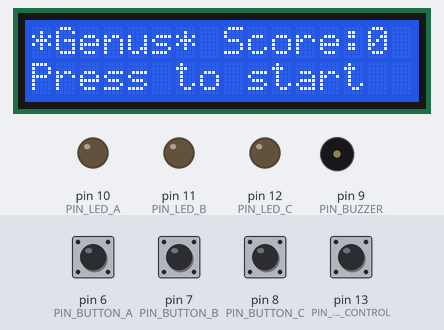
A sketch run on a simulated Arduino Uno, built with avr-gcc and run on an emulated ATmega328P. Shown: 16×2 character LCD, output pins drawn as LEDs (lit = HIGH), buzzer (waves = sounding). Inputs (shaded band) come from the test bench; at power-on: pin 6 (PIN_BUTTON_A), pin 7 (PIN_BUTTON_B), pin 8 (PIN_BUTTON_C), pin 13 (PIN_BUTTON_CONTROL) HIGH. Random numbers use the default seed unless the sketch sets one.

Above: at 1.2 s.
1.3 s: pin 13 (PIN_BUTTON_CONTROL) pulled LOW for 0.6 s
At 2.8 s:
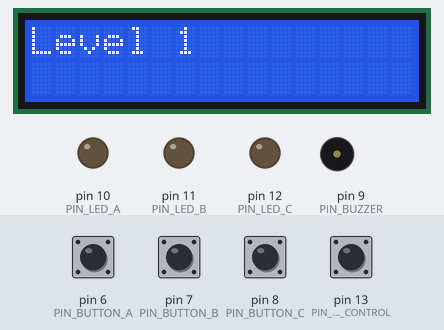
3.8 s: pin 7 (PIN_BUTTON_B) pulled LOW for 0.6 s
At 4.6 s:
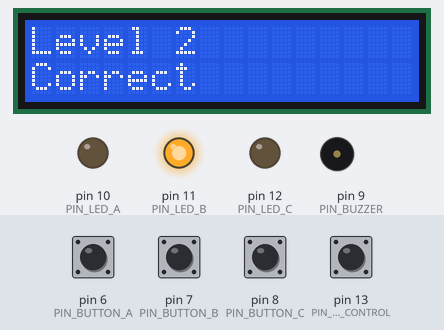
6.2 s: pin 6 (PIN_BUTTON_A) pulled LOW for 0.6 s
At 7.5 s:
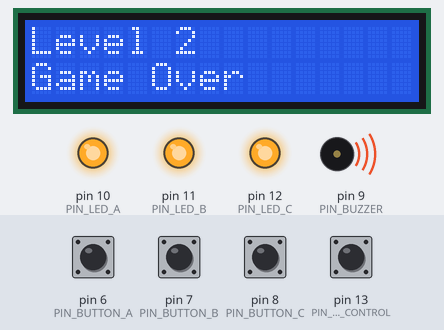
9.8 s: pin 13 (PIN_BUTTON_CONTROL) pulled LOW for 1 s
At 10.89 s:
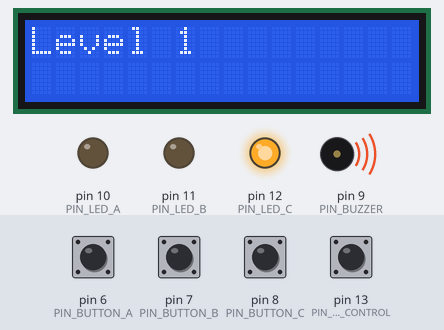
12.4 s: pin 8 (PIN_BUTTON_C) pulled LOW for 0.6 s
At 13.2 s:
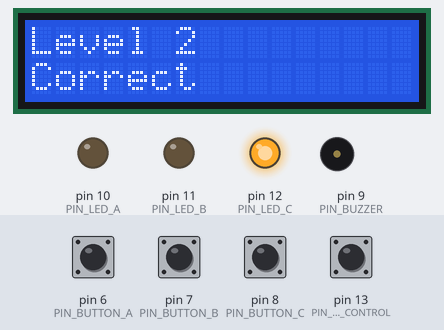
14.8 s: pin 8 (PIN_BUTTON_C) pulled LOW for 1 s
At 18.1 s:
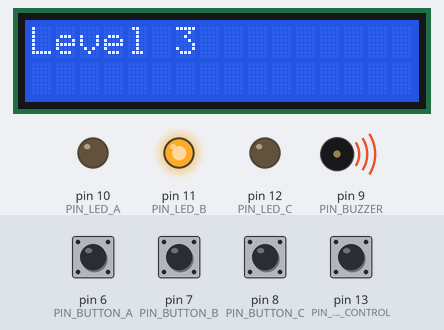
Timing chart, 0 to 18.3 s (numbered marks = the images above; inputs shaded):
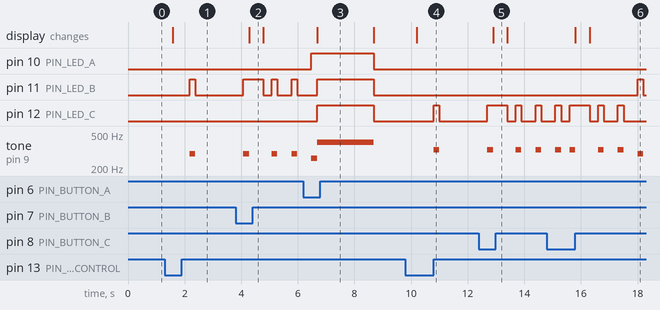

Measured:
- after the input at 1.3 s, pin 11 (PIN_LED_B): LOW → HIGH after 0.88 s, → LOW 0.20 s later; tone on pin 9 (PIN_BUZZER): silent → 293 Hz after 0.88 s, → silent 0.20 s later; the display: changes after 0.28 s (image 1)
- after the input at 3.8 s, pin 11 (PIN_LED_B): goes HIGH 0.70 s, LOW 0.30 s, HIGH 0.20 s, LOW 0.50 s, HIGH 0.20 s, then LOW, starting after 0.28 s; tone on pin 9 (PIN_BUZZER): goes 293 Hz 0.20 s, silent 0.81 s, 293 Hz 0.20 s, silent 0.50 s, 293 Hz 0.20 s, then silent, starting after 0.28 s; the display: changes after 0.48 s (image 2)
- after the input at 6.2 s, pin 10 (PIN_LED_A): LOW → HIGH after 0.28 s, → LOW 2.2 s later; pin 11 (PIN_LED_B), pin 12 (PIN_LED_C): LOW → HIGH after 0.48 s, → LOW 2.0 s later; tone on pin 9 (PIN_BUZZER): silent → 261 Hz after 0.28 s, → 400 Hz 0.20 s later, → silent 2.0 s later; the display: changes after 0.48 s (image 3)
- after the input at 9.8 s, pin 12 (PIN_LED_C): LOW → HIGH after 0.99 s, → LOW 0.20 s later; tone on pin 9 (PIN_BUZZER): silent → 329 Hz after 0.99 s, → silent 0.20 s later; the display: changes after 0.39 s (image 4)
- after the input at 12.4 s, pin 12 (PIN_LED_C): goes HIGH 0.70 s, LOW 0.30 s, HIGH 0.20 s, LOW 0.50 s, HIGH 0.20 s, then LOW, starting after 0.29 s; tone on pin 9 (PIN_BUZZER): goes 329 Hz 0.20 s, silent 0.81 s, 329 Hz 0.20 s, silent 0.50 s, 329 Hz 0.20 s, then silent, starting after 0.29 s; the display: changes after 0.50 s (image 5)
- after the input at 14.8 s, pin 11 (PIN_LED_B): LOW → HIGH after 3.2 s, → LOW 0.20 s later; pin 12 (PIN_LED_C): LOW → HIGH after 0.30 s, → LOW 0.20 s later, → HIGH 0.30 s later, → LOW 0.70 s later, … (8 changes in this stretch)

The sketch:

sketch_genius.ino
```cpp
/*
  Genus - Memory Game

Author: Rodrigo Rodovalho
Date: 06/22/2021

*/


#include <LiquidCrystal.h>

#define DIFICULTY_EASY 3;
#define DIFICULTY_MEDIUM 2;
#define DIFICULTY_HARD 1;

#define HAS_LCD true

#define IS_DEBUG fals

//buzzer freq
const int FREQ_A = 261; //Do
const int FREQ_B = 293; //Re
const int FREQ_C = 329; //Mi
const int FREQ_GAME_OVER = 400;

//pin
const int PIN_BUZZER = 9;
const int PIN_LED_A = 10;
const int PIN_LED_B = 11;
const int PIN_LED_C = 12;
const int PIN_BUTTON_A = 6;
const int PIN_BUTTON_B = 7;
const int PIN_BUTTON_C = 8;
const int PIN_BUTTON_CONTROL = 13;

int level = 0;
int levelPointer = 1;
int dificulty = DIFICULTY_HARD;
unsigned int signalSource[50];

unsigned int i;

bool isWaitingResponse = false;
bool isWaitingGameStart = true;

unsigned int highScore = 0;

#if HAS_LCD
  const int RS = 5, EN = 4, D4 = 3, D5 = 2, D6 = 1, D7 = 0;
  LiquidCrystal lcd(RS, EN, D4, D5, D6, D7);
#endif

void setup() {

  #if HAS_LCD
    lcd.begin(16, 2); // 16 colunas e 2 linhas
    lcd.clear();
  #endif

  #if IS_DEBUG
    Serial.begin(9600);
  #endif

  // put your setup code here, to run once:
  pinMode(PIN_LED_A, OUTPUT);
  pinMode(PIN_LED_B, OUTPUT);
  pinMode(PIN_LED_C, OUTPUT);

  pinMode(PIN_BUZZER, OUTPUT);

  pinMode(PIN_BUTTON_A, INPUT_PULLUP);
  pinMode(PIN_BUTTON_B, INPUT_PULLUP);
  pinMode(PIN_BUTTON_C, INPUT_PULLUP);
  pinMode(PIN_BUTTON_CONTROL, INPUT_PULLUP);

  resetGame();

}

void showLightA(){

  #if IS_DEBUG
    Serial.println("showLightA");
  #endif

  digitalWrite(PIN_LED_A, HIGH);
  digitalWrite(PIN_LED_B, LOW);
  digitalWrite(PIN_LED_C, LOW);
  tone(PIN_BUZZER, FREQ_A);
  delay(200 * dificulty);
  noTone(PIN_BUZZER);
}

void showLightB(){

  #if IS_DEBUG
    Serial.println("showLightB");
  #endif

  digitalWrite(PIN_LED_A, LOW);
  digitalWrite(PIN_LED_B, HIGH);
  digitalWrite(PIN_LED_C, LOW);
  tone(PIN_BUZZER, FREQ_B);
  delay(200 * dificulty);
  noTone(PIN_BUZZER);
}

void showLightC(){

  #if IS_DEBUG
    Serial.println("showLightC");
  #endif

  digitalWrite(PIN_LED_A, LOW);
  digitalWrite(PIN_LED_B, LOW);
  digitalWrite(PIN_LED_C, HIGH);
  tone(PIN_BUZZER, FREQ_C);
  delay(200 * dificulty);
  noTone(PIN_BUZZER);
}

void watchInput(){

  #if IS_DEBUG
    Serial.println("Starting watch input");
  #endif

  bool pushed_A = digitalRead (PIN_BUTTON_A) == LOW;
  bool pushed_B = digitalRead (PIN_BUTTON_B) == LOW;
  bool pushed_C = digitalRead (PIN_BUTTON_C) == LOW;

  if (pushed_A){ //button A pressed
    showLightA();
    checkResponse(1);
  } else if (pushed_B){ //button B pressed
    showLightB();
    checkResponse(2);
  } else if(pushed_C) { //button C pressed
    showLightC();
    checkResponse(3);
  }
}

void printLcd(int collumn, int row, String value){
  #if HAS_LCD
    lcd.setCursor(collumn, row);
    lcd.print(value);
  #else
    Serial.println(value);
  #endif

}

void printLcd(int collumn, int row, int value){
  #if HAS_LCD
    lcd.setCursor(collumn, row);
    lcd.print(value);
  #else
    Serial.println(value);
  #endif
}

void checkResponse(int inputSignal){
    #if IS_DEBUG
      Serial.print("checkResponse: ");
      Serial.println(inputSignal);
    #endif

  if (signalSource[levelPointer] == inputSignal){ //right answer
    if (level == levelPointer){
      level++;
      printLcd(6,0,level+1);
      printLcd(0,1,"Correct         ");
      delay(500);
      printLcd(0,1,"                ");
      signalSource[level] = random(1,4);
      levelPointer = 0;
      isWaitingResponse = false;

      #if IS_DEBUG
        Serial.print("Level Up: ");
        Serial.println(inputSignal);
      #endif

    } else {
      levelPointer++;
    }
  } else {
    if (level > highScore){
      #if IS_DEBUG
        Serial.print("New HighScore");
        Serial.println(level);
      #endif
      highScore = level;
    }
    gameOver();
  }
  turnLightsOff();

}

void gameOver(){
  #if IS_DEBUG
     Serial.print("Game Over ");
     Serial.println(level);
  #endif
  printLcd(0,1,"Game Over     ");
  tone(PIN_BUZZER, FREQ_GAME_OVER);
  digitalWrite(PIN_LED_A, HIGH);
  digitalWrite(PIN_LED_B, HIGH);
  digitalWrite(PIN_LED_C, HIGH);
  delay(2000);
  noTone(PIN_BUZZER);
  resetGame();
}

void turnLightsOff(){
  digitalWrite(PIN_LED_A, LOW);
  digitalWrite(PIN_LED_B, LOW);
  digitalWrite(PIN_LED_C, LOW);
}

void resetGame(){
  level = 0;
  levelPointer = 0;
  signalSource[level] = random(1,4);

  isWaitingResponse = false;

  #if HAS_LCD
    lcd.clear();
  #endif

  printLcd(0,0,"*Genus* Score:");
  printLcd(14,0,highScore);
  printLcd(0,1,"Press to start");

  isWaitingGameStart = true;
}

void loop() {
  // put your main code here, to run repeatedly:
  if(isWaitingGameStart){
    #if IS_DEBUG
      Serial.println("Waiting game start");
    #endif
    bool pushed_D = digitalRead (PIN_BUTTON_CONTROL) == LOW;
    if (pushed_D){
      printLcd(0,0, "Level 1         ");
      printLcd(0,1, "                ");
      isWaitingGameStart = false;
      delay(300);
    } else {
      delay(500);
    }
  } else {
    delay(300);
    if (!isWaitingResponse){
      turnLightsOff();
      #if IS_DEBUG
        Serial.println("Start sequence");
      #endif

      for (i = 0; i < level + 1; i++) {
          #if IS_DEBUG
            Serial.println(signalSource[i]);
          #endif

          switch (signalSource[i]){
            case 1:
              showLightA();
              break;
            case 2:
              showLightB();
              break;
            case 3:
              showLightC();
              break;
          }
         turnLightsOff();
         delay(500);
      }
      isWaitingResponse = true;
    }
    watchInput();
  }
}
```
